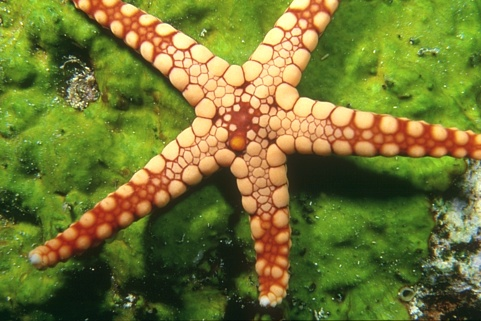
#> input picture Machine-Learning-Code-5487/Code_Assignment2/PA2-cluster-images/images/12003.jpg, 481 x 321 px, found by its file name
$ python image_utils.py
#> lines starting #> are read from the running program, lines starting #| are printed output that depends on the picture; after the words box and inside, x2 and y2 are one past the last pixel; in counts of white or black regions, pixels touching at a corner belong together
import numpy as np
from PIL import Image
import pylab as pl
import scipy.cluster.vq as vq


def rgb2ycbcr(img):
    """
    将RGB图像转换为YCbCr格式，与Matlab版本效果一致

    参数:
        img: np.ndarray， dtype为uint8的RGB图像，像素值范围[0,255]

    返回:
        np.ndarray: 转换后的YCbCr图像，dtype为uint8
    """
    # RGB到YCbCr的转换矩阵（归一化处理）
    conversion_matrix = np.array(
        [
            [65.481, 128.553, 24.966],
            [-37.797, -74.203, 112],
            [112, -93.786, -18.214]
        ]
    ) / 255.0

    # 各通道偏移量
    offsets = [16, 128, 128]

    # 确保像素值不超过255
    img = np.minimum(img, 255)

    # 初始化结果数组
    result_img = np.zeros(img.shape, dtype=np.float64)

    # 逐通道计算转换结果
    for i in range(3):
        result_img[:, :, i] = (
                img[:, :, 0] * conversion_matrix[i, 0] +
                img[:, :, 1] * conversion_matrix[i, 1] +
                img[:, :, 2] * conversion_matrix[i, 2] +
                offsets[i]
        )

    # 四舍五入并转换为uint8类型
    result_img = np.round(result_img)
    return np.require(result_img, dtype=np.uint8)


def colorsegms(segm, img):
    """
    根据原图对分割结果进行着色，每个分割区域使用该区域内的平均颜色

    参数:
        segm: np.ndarray，分割图像（标签矩阵）
        img: np.ndarray或Image对象，原始RGB图像

    返回:
        np.ndarray: 着色后的分割图像
    """
    # 将图像转换为numpy数组并复制，避免修改原图
    img = np.asarray(img).copy()

    # 检查分割图与原图尺寸是否一致
    if segm.shape[0:2] != img.shape[0:2]:
        raise ValueError("分割图像与原始图像的尺寸不一致")

    # 分离RGB通道
    r_channel = img[:, :, 0]
    g_channel = img[:, :, 1]
    b_channel = img[:, :, 2]

    # 获取所有分割标签（假设标签从1开始）
    max_label = int(np.max(segm.flatten()))

    # 对每个分割区域计算平均颜色并填充
    for label in range(1, max_label + 1):
        # 获取当前标签对应的像素索引
        mask = (segm == label)

        # 计算该区域的平均RGB值并填充
        r_channel[mask] = np.mean(r_channel[mask].flatten())
        g_channel[mask] = np.mean(g_channel[mask].flatten())
        b_channel[mask] = np.mean(b_channel[mask].flatten())

    return img


def getfeatures(img, stepsize, follow_matlab=True):
    """
    从图像中提取特征，每个特征包含颜色信息和位置信息

    参数:
        img: np.ndarray或Image对象，输入图像
        stepsize: 滑动窗口的步长
        follow_matlab: 是否遵循Matlab的索引习惯（1-based）

    返回:
        X: np.ndarray，特征矩阵，每列是一个特征向量（4维）
        L: dict，包含特征提取的位置信息（窗口大小、步长等）
    """
    winsize = 7  # 滑动窗口大小（确保为奇数）

    # 检查步长是否合理
    if stepsize > winsize:
        raise ValueError("步长不能大于窗口大小")

    # 将图像转换为numpy数组
    img = np.asarray(img)

    # 检查图像格式是否符合要求（uint8类型的彩色图像）
    if img.dtype != np.uint8 or len(img.shape) != 3:
        raise ValueError("仅支持uint8类型的彩色图像")

    # 将RGB图像转换为YCbCr格式（用于提取颜色特征）
    ycbcr_img = np.require(rgb2ycbcr(img), dtype=np.float64)

    # 获取图像尺寸
    height, width, channels = img.shape

    # 窗口中心偏移量（窗口一半的整数部分）
    offset = np.floor((winsize - 1) / 2).astype(int)

    # 计算滑动窗口的起始坐标范围
    rangex = range(0, width - winsize + 1, stepsize)
    rangey = range(0, height - winsize + 1, stepsize)

    # 初始化特征矩阵（4维特征：Cb均值、Cr均值、y坐标、x坐标）
    num_features = len(rangex) * len(rangey)
    X = np.zeros((4, num_features), dtype=np.float64)

    # 索引计数器
    feature_idx = 0

    # 用于转换为Matlab索引（1-based）的偏移量
    index_offset = 1 if follow_matlab else 0

    # 滑动窗口提取特征
    for x in rangex:
        for y in rangey:
            # 提取当前窗口的Cb和Cr通道
            cb_window = ycbcr_img[y:y + winsize, x:x + winsize, 1]
            cr_window = ycbcr_img[y:y + winsize, x:x + winsize, 2]

            # 计算特征：Cb均值、Cr均值、窗口中心y坐标、窗口中心x坐标
            X[:, feature_idx] = [
                np.mean(cb_window.flatten()),
                np.mean(cr_window.flatten()),
                y + offset + index_offset,
                x + offset + index_offset
            ]

            feature_idx += 1

    # 存储位置信息的字典
    location_info = {
        'rangex': rangex,
        'rangey': rangey,
        'offset': offset,
        'width': width,
        'height': height,
        'stepsize': stepsize,
        'winsize': winsize,
        'follow_matlab': follow_matlab
    }

    return X, location_info


def labels2seg(labels, location_info):
    """
    将聚类标签转换为分割图像

    参数:
        labels: 每个特征点的聚类标签
        location_info: 从getfeatures获取的位置信息字典

    返回:
        np.ndarray: 与原图尺寸一致的分割图像
    """
    # 初始化分割图像（与原图尺寸相同）
    segm = np.zeros((location_info['height'], location_info['width']), dtype=np.int32)

    # 计算步长相关的填充范围
    step = location_info['stepsize']
    rstep = np.int32(np.floor(step / 2.0))
    stepbox = range(-rstep, step - rstep)

    # 获取所有窗口中心的坐标
    rx = np.asarray(location_info['rangex'], dtype=np.int32) + location_info['offset']
    ry = np.asarray(location_info['rangey'], dtype=np.int32) + location_info['offset']

    # 将标签重塑为与窗口网格对应的形状（按列优先，与Matlab一致）
    labels_reshaped = labels.reshape((ry.size, rx.size), order='F')

    # 填充分割图像：每个窗口中心周围的区域赋相同标签
    for i in stepbox:
        for j in stepbox:
            # 计算当前偏移对应的坐标，并确保不越界
            y_coords = ry + j
            x_coords = rx + i
            valid_y = (y_coords >= 0) & (y_coords < location_info['height'])
            valid_x = (x_coords >= 0) & (x_coords < location_info['width'])

            if np.any(valid_y) and np.any(valid_x):
                segm[np.ix_(y_coords[valid_y], x_coords[valid_x])] = labels_reshaped[valid_y, :][:, valid_x]

    # 处理边界区域（如果有未填充的像素）
    min_x = np.min(rx) + stepbox[0] - 1
    max_x = np.max(rx) + stepbox[-1] + 1
    min_y = np.min(ry) + stepbox[0] - 1
    max_y = np.max(ry) + stepbox[-1] + 1

    # 填充左边界
    if 0 <= min_x:
        segm[:, 0:min_x + 1] = segm[:, min_x + 1].reshape(-1, 1)

    # 填充右边界
    if max_x < location_info['width']:
        segm[:, max_x:] = segm[:, max_x - 1].reshape(-1, 1)

    # 填充上边界
    if 0 < min_y:
        segm[0:min_y + 1, :] = segm[min_y + 1, :].reshape(1, -1)

    # 填充下边界
    if max_y < location_info['height']:
        segm[max_y:, :] = segm[max_y - 1, :].reshape(1, -1)

    return segm


def demo():
    """演示图像分割流程：特征提取->聚类->生成分割图->着色显示"""
    # 加载图像（确保图像路径正确）
    try:
        img = Image.open('./PA2-cluster-images/images/12003.jpg')
    except FileNotFoundError:
        raise FileNotFoundError("请确保图像路径正确，当前路径: 'images/12003.jpg'")

    # 显示原图
    pl.subplot(1, 3, 1)
    pl.imshow(img)
    pl.title('original_img')
    pl.axis('off')

    # 提取图像特征（步长为7）
    X, location_info = getfeatures(img, 7)

    # 使用K-means聚类（2个聚类中心）
    # 先对特征进行白化处理，再聚类
    whitened_X = vq.whiten(X.T)  # 转置为每行一个特征
    centroids, labels = vq.kmeans2(whitened_X, 2, iter=1000, minit='random')
    labels = labels + 1  # 标签从1开始（与Matlab习惯一致）

    # 从聚类标签生成分割图像
    segm = labels2seg(labels, location_info)

    # 显示分割图
    pl.subplot(1, 3, 2)
    pl.imshow(segm, cmap='tab10')
    pl.title('splited results')
    pl.axis('off')

    # 对分割结果进行着色
    colored_segm = colorsegms(segm, img)

    # 显示着色后的分割图
    pl.subplot(1, 3, 3)
    pl.imshow(colored_segm)
    pl.title('colored results')
    pl.axis('off')

    # 显示所有图像
    pl.tight_layout()
    pl.show()


def main():
    """主函数，调用演示函数"""
    demo()
#> in demo, img is the input picture: PIL image 481x321 RGB; mean R, G, B 114.1, 118.7, 50.3
#> after the loop in rgb2ycbcr, `for i in range(3):`:
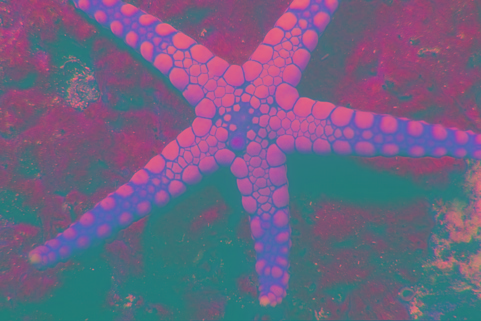
#> result_img: shape (321, 481, 3) float64; mean R, G, B 110.1, 98.6, 130.9
#> after the loop in getfeatures, `for x in rangex:`: feature_idx = 3060
#> in demo, `X, location_info = getfeatures(img, 7)`: location_info = 8 items
#> in demo, `centroids, labels = vq.kmeans2(whitened_X, 2, iter=1000, minit='random')`: centroids = [[6.38, 7.89, 1.12, 1.66], [7.83, 7.08, 2.7, 1.86]]; labels = 3060 values, max 1 at index 27, min 0 at index 0, mean 0.392
#> in demo, `labels = labels + 1`: labels = 3060 values, max 2 at index 27, min 1 at index 0, mean 1.39
#> in labels2seg, `step = location_info['stepsize']`: step = 7
#> in labels2seg, `rstep = np.int32(np.floor(step / 2.0))`: rstep = 3
#> in labels2seg, `rx = np.asarray(location_info['rangex'], dtype=np.int32) + location_in..`: rx = 68 values from 3 to 472
#> in labels2seg, `ry = np.asarray(location_info['rangey'], dtype=np.int32) + location_in..`: ry = 45 values from 3 to 311
#> in labels2seg, `labels_reshaped = labels.reshape((ry.size, rx.size), order='F')`:
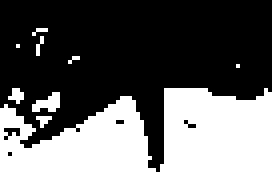
#> labels_reshaped: shape (45, 68) int32 (shown 4 times larger); values 1 (black) and 2 (white), 39.2% white; 9 white regions (7 under 20 px), largest, box (x1, y1, x2, y2) and area: (0, 22, 68, 45) 1147, (8, 23, 15, 28) 22
#> after the loop in labels2seg, `for i in stepbox:`:
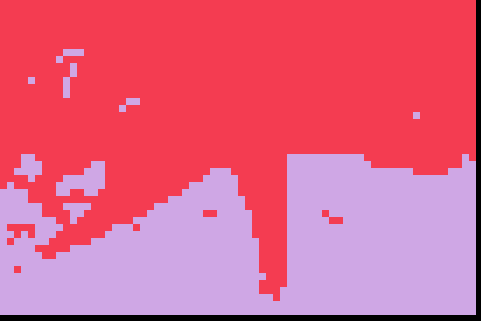
#> segm: shape (321, 481) int32; 3 distinct labels, from 0 to 2; one colour per label, 0 black
#> in labels2seg, `min_x = np.min(rx) + stepbox[0] - 1`: min_x = -1
#> in labels2seg, `max_x = np.max(rx) + stepbox[-1] + 1`: max_x = 476
#> in labels2seg, `min_y = np.min(ry) + stepbox[0] - 1`: min_y = -1
#> in labels2seg, `max_y = np.max(ry) + stepbox[-1] + 1`: max_y = 315
#> in labels2seg, `segm[max_y:, :] = segm[max_y - 1, :].reshape(1, -1)`: segm: shape (321, 481) int32; values 1 (black) and 2 (white), 40.5% white; 9 white regions, largest, box (x1, y1, x2, y2) and area: (0, 154, 481, 321) 59859, (56, 161, 105, 196) 1078, (14, 154, 42, 182) 490
#> in colorsegms, `r_channel = img[:, :, 0]`:
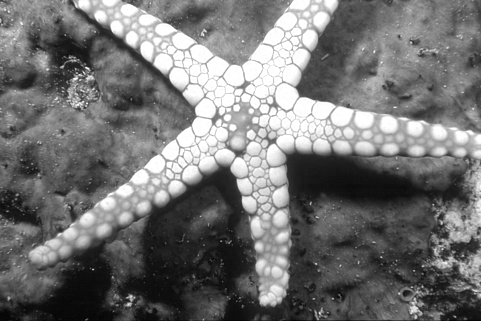
#> r_channel: shape (321, 481); min 3, max 255, mean 114.1
#> in colorsegms, `g_channel = img[:, :, 1]`:
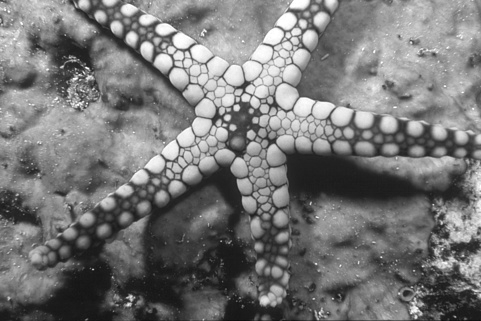
#> g_channel: shape (321, 481); min 13, max 255, mean 118.7
#> in colorsegms, `b_channel = img[:, :, 2]`:
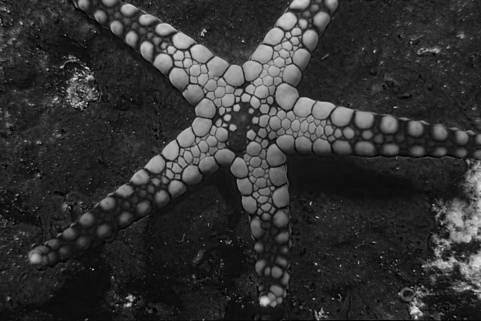
#> b_channel: shape (321, 481); min 0, max 235, mean 50.3
#> in colorsegms, `max_label = int(np.max(segm.flatten()))`: max_label = 2
#> in demo, `colored_segm = colorsegms(segm, img)`:
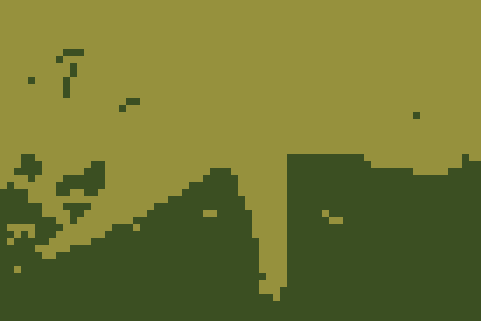
#> colored_segm: shape (321, 481, 3); mean R, G, B 113.2, 118.3, 50.1


if __name__ == '__main__':
    main()

$ run again, with Machine-Learning-Code-5487/Code_Assignment2/PA2-cluster-images/images/101087.jpg copied over Machine-Learning-Code-5487/Code_Assignment2/PA2-cluster-images/images/12003.jpg
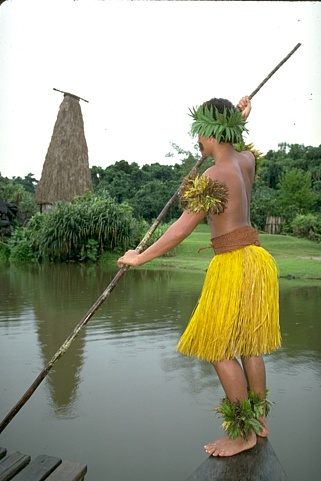
#> input picture Machine-Learning-Code-5487/Code_Assignment2/PA2-cluster-images/images/101087.jpg, 321 x 481 px, found by its file name
#> in demo, img is the input picture: PIL image 321x481 RGB; mean R, G, B 153, 156.2, 133.6
#> after the loop in getfeatures, `for x in rangex:`: feature_idx = 3060
#> location_info = 8 items
#> in demo, `centroids, labels = vq.kmeans2(whitened_X, 2, iter=1000, minit='random')`: centroids = [[6.45, 15.17, 1.8, 2.83], [7.39, 14.21, 1.7, 1.15]]; labels = 3060 values, max 1 at index 0, min 0 at index 1193, mean 0.648
#> in demo, `labels = labels + 1`: labels = 3060 values, max 2 at index 0, min 1 at index 1193, mean 1.65
#> step = 7
#> rstep = 3
#> rx = 45 values from 3 to 311
#> ry = 68 values from 3 to 472
#> labels_reshaped: shape (68, 45) int32; values 1 (black) and 2 (white), 64.8% white; 1 black region, box (x1, y1, x2, y2) and area: (17, 0, 45, 68) 1078
#> after the loop in labels2seg, `for i in stepbox:`:
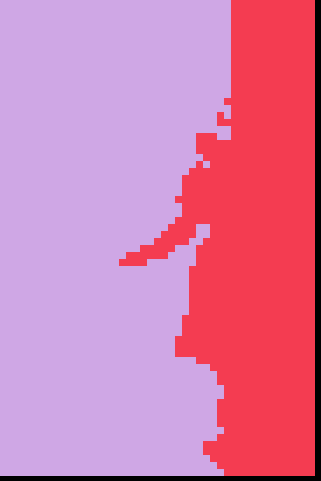
#> segm: shape (481, 321) int32; 3 distinct labels, from 0 to 2; one colour per label, 0 black
#> min_x = -1
#> max_x = 315
#> min_y = -1
#> max_y = 476
#> max_label = 2
#> in demo, `colored_segm = colorsegms(segm, img)`:
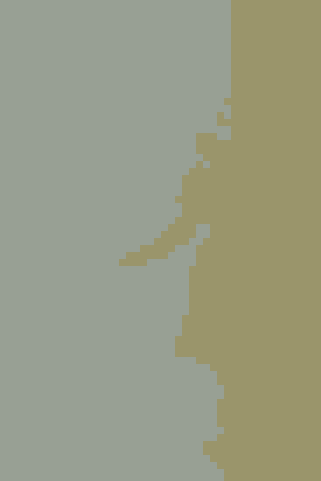
#> colored_segm: shape (481, 321, 3); mean R, G, B 152.7, 156, 133.1

$ run again, with Machine-Learning-Code-5487/Code_Assignment2/PA2-cluster-images/images/117054.jpg copied over Machine-Learning-Code-5487/Code_Assignment2/PA2-cluster-images/images/12003.jpg
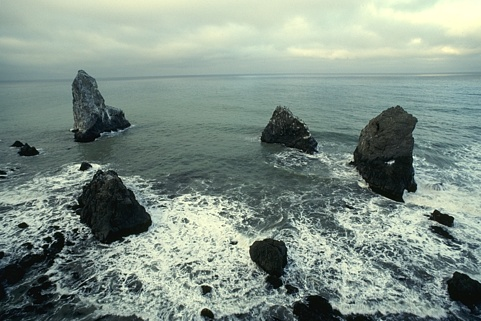
#> input picture Machine-Learning-Code-5487/Code_Assignment2/PA2-cluster-images/images/117054.jpg, 481 x 321 px, found by its file name
#> in demo, img is the input picture: PIL image 481x321 RGB; mean R, G, B 128.6, 144.9, 135.1
#> after the loop in getfeatures, `for x in rangex:`: feature_idx = 3060
#> location_info = 8 items
#> in demo, `centroids, labels = vq.kmeans2(whitened_X, 2, iter=1000, minit='random')`: centroids = [[27.69, 43.6, 0.775, 1.84], [29.58, 42.31, 2.04, 1.7]]; labels = 3060 values, max 1 at index 2, min 0 at index 0, mean 0.761
#> in demo, `labels = labels + 1`: labels = 3060 values, max 2 at index 2, min 1 at index 0, mean 1.76
#> step = 7
#> rstep = 3
#> rx = 68 values from 3 to 472
#> ry = 45 values from 3 to 311
#> labels_reshaped: shape (45, 68) int32; values 1 (black) and 2 (white), 76.1% white; 15 black regions (12 under 20 px), largest, box (x1, y1, x2, y2) and area: (0, 0, 68, 10) 572, (21, 28, 37, 39) 101, (50, 16, 59, 23) 27
#> after the loop in labels2seg, `for i in stepbox:`:
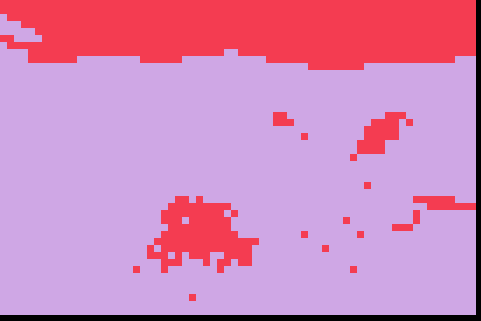
#> segm: shape (321, 481) int32; 3 distinct labels, from 0 to 2; one colour per label, 0 black
#> min_x = -1
#> max_x = 476
#> min_y = -1
#> max_y = 315
#> max_label = 2
#> in demo, `colored_segm = colorsegms(segm, img)`:
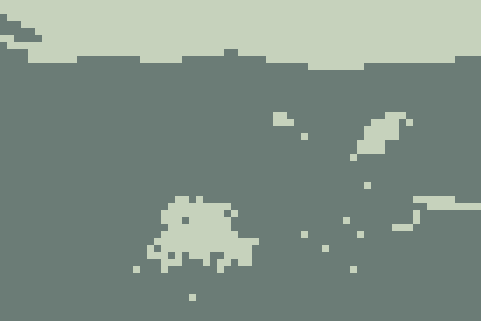
#> colored_segm: shape (321, 481, 3); mean R, G, B 128.3, 144.2, 134.4
